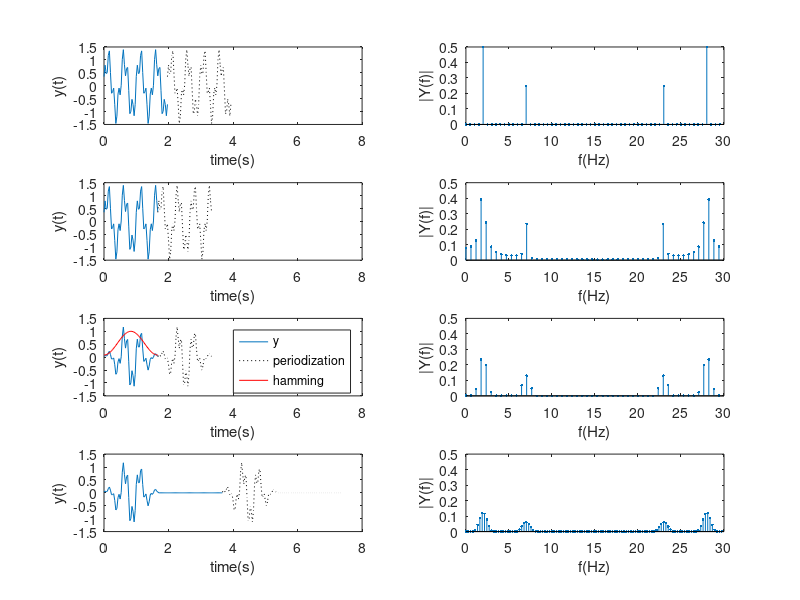
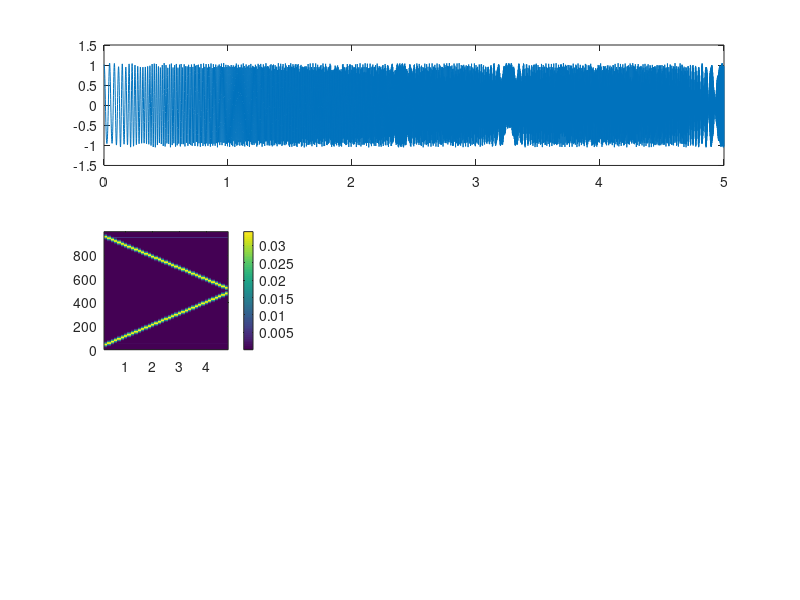

The MATLAB source for these figures, in order: (Note: this script raises an error after producing the figures.)
close all
clear all
clc

%% Spektrum

fs=30;
T=2;
t=linspace(0, T-1/fs, T*fs);

a1=1;   f1=2;
a2=0.5; f2=7; p2=pi/4;
y=a1*sin(2*pi*f1*t)+a2*sin(2*pi*f2*t+p2);

figure('Name', 'Spektrum');

subplot(421);
plot(t,y); hold on;
plot(t+t(end),y,':k');
xlim([0 8]);
xlabel('time(s)'); ylabel('y(t)');

N=length(y);
S=(1/N)*fft(y);
T=linspace(0, fs-fs/N, N);

subplot(422);
stem(T, abs(S), '.');
ylim([0 0.5]);
xlabel('f(Hz)'); ylabel('|Y(f)|');

y=y(1:end-round(0.3*fs));
t=t(1:end-round(0.3*fs));

subplot(423);
plot(t,y); hold on;
plot(t+t(end),y,':k');
xlim([0 8]);
xlabel('time(s)'); ylabel('y(t)');

N=length(y);
S=(1/N)*fft(y);
T=linspace(0, fs-fs/N, N);

subplot(424);
stem(T, abs(S), '.');
ylim([0 0.5]);
xlabel('f(Hz)'); ylabel('|Y(f)|');

win=hamming(length(y));
y=y.*win(:)';

subplot(425);
plot(t,y); hold on
plot(t+t(end),y,':k');
plot(t,win,'r');
xlim([0 8]);
xlabel('time(s)'); ylabel('y(t)');
legend('y', 'periodization', 'hamming');

S=(1/N)*fft(y);
T=linspace(0, fs-fs/N, N);

subplot(426);
stem(T, abs(S), '.');
ylim([0 0.5]);
xlabel('f(Hz)'); ylabel('|Y(f)|');

y=[y zeros(1,2*fs)];
t=linspace(0,(length(y)-1)/fs,length(y));

subplot(427);
plot(t,y); hold on
plot(t+t(end),y,':k');
xlim([0 8]);
xlabel('time(s)'); ylabel('y(t)');

N=length(y);
S=(1/N)*fft(y);
T=linspace(0, fs-fs/N, N);

subplot(428);
stem(T, abs(S), '.');
ylim([0 0.5]);
xlabel('f(Hz)'); ylabel('|Y(f)|');

disp('1. Co způsobí periodizace signálu s neceločíselným poměrem harmonických?');
disp('   Napojení period není spojité');
disp('2. Co způsobí převážení signálu váhovacím oknem?');
disp('   Utlumí kraje periody => utlumení nespojitosti');
disp('3. Jaký efekt má doplnění signálu nulami?');
disp('   Zhustění spektra. Nezmění se energie, ale dostaneme více spektrálních čar');

%% Spektrogram

% Vygenerujte testovací signál (1# chirp, 2# krátký „zázněj“)
fs=1e3; 
T=5; % délka signálu v s
t=linspace(0,T-1/fs,T*fs); % časová osa

% 1#----
y=chirp(t,20,5,500)+0.05*sin(2*pi*50*t); % chirp(20-500Hz)+5% rušení 50 Hz

figure(2);
subplot(3,3,[1 2 3]);
plot(t,y);

% Parametry spektrogramu (např.):
ww=0.5*fs; % velikost okna 500 ms
nn=round(0.75*ww); % přesah 75% 
zz=2*ww; % doplnění nulami (3x hustější spektrum (ww+zz)=3×ww spekt. čar)

idx=1:ww-nn:length(y)-ww+1; % index začátků segmentů (zapamatovat!!!)

win=hamming(ww); % váhovací okno délky segmentu
S=zeros((ww+zz), length(idx));

for i=1:length (idx)
    yseg=y(idx(i):idx(i)+ww-1);
    yseg=yseg.*win(:)';
    yseg=[yseg zeros(1, zz)];
    spec = (1/length(yseg))*fft(yseg);
    S(:,i)=abs(spec');
end

Ti=t(idx+round(ww/2));

F=linspace(0,fs-fs/(ww+zz),(ww+zz));

subplot(334);
imagesc(Ti,F,S); axis xy;
c=colorbar; c.Label.String='Power';
xlabel('time(s)');ylabel('f(Hz)'); title('ww=0.5s');

subplot(337);
imagesc(Ti,F,10*log10(S)); axis xy;
c=colorbar; c.Label.String='dB';
xlabel('time(s)');ylabel('f(Hz)');

ww=2*fs; % velikost okna 2 s
nn=round(0.5*ww); % přesah 50% 
zz=2*ww; % doplnění nulami (3x hustější spektrum (ww+zz)=3×ww spekt. čar)

idx=1:ww-nn:length(y)-ww+1; % index začátků segmentů (zapamatovat!!!)

win=hamming(ww); % váhovací okno délky segmentu
S=zeros((ww+zz), length(idx));

for i=1:length (idx)
    yseg=y(idx(i):idx(i)+ww-1);
    yseg=yseg.*win(:)';
    yseg=[yseg zeros(1, zz)];
    spec = (1/length(yseg))*fft(yseg);
    S(:,i)=abs(spec)';
end

Ti=t(idx+round(ww/2));

F=linspace(0,fs-fs/(ww+zz),(ww+zz));

subplot(335);
imagesc(Ti,F,S); axis xy;
c=colorbar; c.Label.String='Power';
xlabel('time(s)');ylabel('f(Hz)'); title('ww=2s');

subplot(338);
imagesc(Ti,F,10*log10(S)); axis xy;
c=colorbar; c.Label.String='dB';
xlabel('time(s)');ylabel('f(Hz)');

ww=0.2*fs; % velikost okna 200 ms
nn=round(0.5*ww); % přesah 50% 
zz=2*ww; % doplnění nulami (3x hustější spektrum (ww+zz)=3×ww spekt. čar)

idx=1:ww-nn:length(y)-ww+1; % index začátků segmentů (zapamatovat!!!)

win=hamming(ww); % váhovací okno délky segmentu
S=zeros((ww+zz), length(idx));

for i=1:length (idx)
    yseg=y(idx(i):idx(i)+ww-1);
    yseg=yseg.*win(:)';
    yseg=[yseg zeros(1, zz)];
    spec = (1/length(yseg))*fft(yseg);
    S(:,i)=abs(spec)';
end

Ti=t(idx+round(ww/2));

F=linspace(0,fs-fs/(ww+zz),(ww+zz));

subplot(336);
imagesc(Ti,F,S); axis xy;
c=colorbar; c.Label.String='Power';
xlabel('time(s)');ylabel('f(Hz)'); title('ww=0.2s');

subplot(339);
imagesc(Ti,F,10*log10(S)); axis xy;
c=colorbar; c.Label.String='dB';
xlabel('time(s)');ylabel('f(Hz)');

disp("1. Proč je u chirpsignálu spektrogram zdánlivě rozmazaný i pro velké okno (2s), i když je velké spektrální rozlišení f= 0.5 Hz? ");
disp("   Jelikož jsme použili překrytí. Máme proto lepší časové rozlišení, zato horší frekvenční");
disp("2. Je pro 2s okno rozmazané i rušení 50 Hza proč?");
disp("   Není, jelikož je stále a nemění se v segmentech => překrytí nehorší vlastnosti");
disp("3. Najdete rušení 50 Hz zpohledu magnitudy lépe ve spektrogramu vlineární škále nebo vdB?");
disp("   V dB");

%% fce
fs=1e3;
T=5; % délka signálu v s
t=linspace(0,T-1/fs,T*fs); % časová osa

y=0.05*randn(1,length(t));
y(2*fs:2.5*fs)=sin(2*pi*100*t(2*fs:2.5*fs));

figure(3);
subplot(4,3,[1 2 3]);
plot(t, y);
xlabel('time(s)'); ylabel('y[m]');

ww=0.2*fs; % velikost okna 200 ms
nn=round(0.5*ww); % přesah 50% 
zz=2*ww; % doplnění nulami (3x hustější spektrum (ww+zz)=3×ww spekt. čar)

[S,F,Ti] = my_spectogram(y,ww,nn,zz,fs);

subplot(434);
imagesc(Ti,F,S); axis xy;
c=colorbar; c.Label.String='Power';
xlabel('time(s)');ylabel('f(Hz)'); title('ww=0.2s | nn=50%');

subplot(437);
imagesc(Ti,F,10*log10(S)); axis xy;
c=colorbar; c.Label.String='dB';
xlabel('time(s)');ylabel('f(Hz)');

subplot(4,3,10);
spectrogram(y,ww,nn,zz,fs,'yaxis');
title('MATLAB');

ww=0.5*fs; % velikost okna 200 ms
nn=round(0.75*ww); % přesah 75% 
zz=2*ww; % doplnění nulami (3x hustější spektrum (ww+zz)=3×ww spekt. čar)

[S,F,Ti] = my_spectogram(y,ww,nn,zz,fs);

subplot(435);
imagesc(Ti,F,S); axis xy;
c=colorbar; c.Label.String='Power';
xlabel('time(s)');ylabel('f(Hz)'); title('ww=0.5s | nn=75%');

subplot(438);
imagesc(Ti,F,10*log10(S)); axis xy;
c=colorbar; c.Label.String='dB';
xlabel('time(s)');ylabel('f(Hz)');

subplot(4,3,11);
spectrogram(y,ww,nn,zz,fs,'yaxis');
title('MATLAB');

ww=2*fs; % velikost okna 200 ms
nn=round(0.5*ww); % přesah 50% 
zz=2*ww; % doplnění nulami (3x hustější spektrum (ww+zz)=3×ww spekt. čar)

[S,F,Ti] = my_spectogram(y,ww,nn,zz,fs);

subplot(436);
imagesc(Ti,F,S); axis xy;
c=colorbar; c.Label.String='Power';
xlabel('time(s)');ylabel('f(Hz)'); title('ww=2s | nn=50%');

subplot(439);
imagesc(Ti,F,10*log10(S)); axis xy;
c=colorbar; c.Label.String='dB';
xlabel('time(s)');ylabel('f(Hz)');

subplot(4,3,12);
spectrogram(y,ww,nn,zz,fs,'yaxis');
title('MATLAB')

disp("1. Pro jaké nastavení dokážete ve spektru najít začátek a konec zázněje?  ww=0.2s, nn=50%");
disp("2. Pro jaké nastavení dokážete určit nejpřesněji frekvenci zázněje?  ww=2s,  nn=50%");